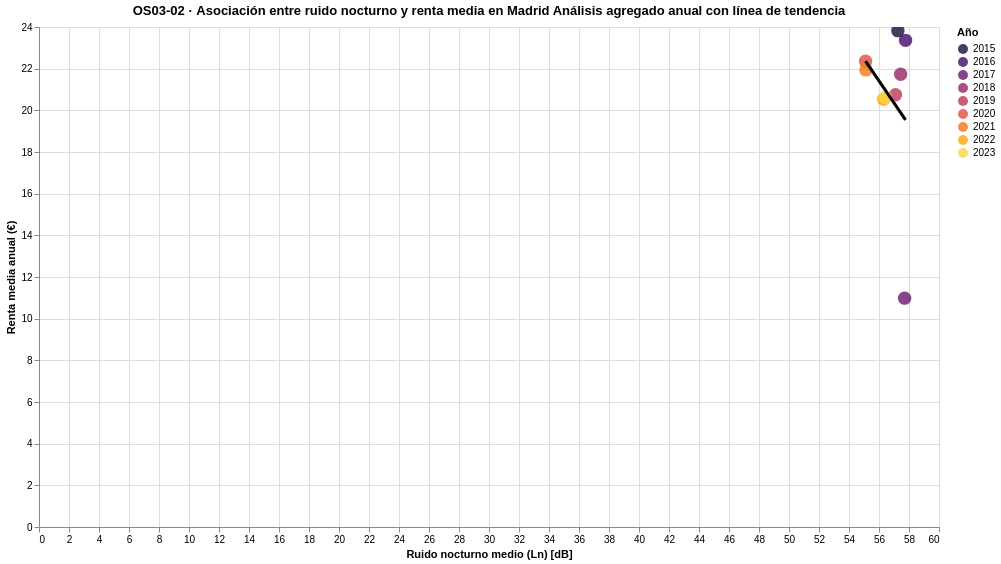

Write notebook code for a chart like this one.
### Markdown cell above
Unidad de análisis: ciudad‑año (mismo nivel que OS03‑01):
* OS03‑01 → tendencia temporal (macro)
* OS03‑02 → asociación ruido‑prosperidad (clave analítica)
* Misma escala territorial y mismos datos. Coherencia en el análisis.

Variables:
* X → Ruido nocturno medio anual (Ln)
* Y → Renta media anual (€)
* Color → Año (para ver evolución temporal)


No se busca causalidad. Se busca asociación y patrón global

### Code cell
# =========================================================
# OS03‑02 · Asociación entre ruido nocturno y renta media
# =========================================================

os03_02_chart = (
    (
        # Scatter por año
        alt.Chart(df_os03_01)
        .mark_circle(size=180, opacity=0.8)
        .encode(
            x=alt.X(
                "ln_medio:Q",
                title="Ruido nocturno medio (Ln) [dB]"
            ),
            y=alt.Y(
                "renta_media:Q",
                title="Renta media anual (€)"
            ),
            color=alt.Color(
                "year:O",
                title="Año",
                scale=alt.Scale(scheme="inferno")
            ),
            tooltip=[
                alt.Tooltip("year:O", title="Año"),
                alt.Tooltip("ln_medio:Q", title="Ln medio [dB]", format=".2f"),
                alt.Tooltip("renta_media:Q", title="Renta media (€)", format=",.0f")
            ]
        )
        +
        # Línea de tendencia (regresión lineal)
        alt.Chart(df_os03_01)
        .transform_regression(
            "ln_medio",
            "renta_media",
            method="linear"
        )
        .mark_line(
            color="black",
            strokeWidth=3
        )
        .encode(
            x="ln_medio:Q",
            y="renta_media:Q"
        )
    )
    .interactive()
    .properties(
        width=900,
        height=500,
        title=(
            "OS03‑02 · Asociación entre ruido nocturno y renta media en Madrid\n"
            "Análisis agregado anual con línea de tendencia"
        )
    )
)

os03_02_chart

### Figure 1 — Vega-Lite specification as saved in the notebook (floating-point values rounded to 4 significant figures)
{"$schema": "https://vega.github.io/schema/vega-lite/v5.20.1.json", "config": {"view": {"continuousHeight": 300, "continuousWidth": 300}}, "data": {"name": "data-cc1ae58b36405fc491aaa6f53cddbae7"}, "datasets": {"data-cc1ae58b36405fc491aaa6f53cddbae7": [{"ln_medio": 57.26, "renta_media": 23.83, "year": 2015}, {"ln_medio": 57.77, "renta_media": 23.36, "year": 2016}, {"ln_medio": 57.71, "renta_media": 10.98, "year": 2017}, {"ln_medio": 57.44, "renta_media": 21.73, "year": 2018}, {"ln_medio": 57.1, "renta_media": 20.75, "year": 2019}, {"ln_medio": 55.1, "renta_media": 22.36, "year": 2020}, {"ln_medio": 55.13, "renta_media": 21.94, "year": 2021}, {"ln_medio": 56.3, "renta_media": 20.53, "year": 2022}, {"ln_medio": 56.43, "renta_media": 20.62, "year": 2023}]}, "height": 500, "layer": [{"encoding": {"color": {"field": "year", "scale": {"scheme": "inferno"}, "title": "Año", "type": "ordinal"}, "tooltip": [{"field": "year", "title": "Año", "type": "ordinal"}, {"field": "ln_medio", "format": ".2f", "title": "Ln medio [dB]", "type": "quantitative"}, {"field": "renta_media", "format": ",.0f", "title": "Renta media (€)", "type": "quantitative"}], "x": {"field": "ln_medio", "title": "Ruido nocturno medio (Ln) [dB]", "type": "quantitative"}, "y": {"field": "renta_media", "title": "Renta media anual (€)", "type": "quantitative"}}, "mark": {"opacity": 0.8, "size": 180, "type": "circle"}, "name": "view_12"}, {"encoding": {"x": {"field": "ln_medio", "type": "quantitative"}, "y": {"field": "renta_media", "type": "quantitative"}}, "mark": {"color": "black", "strokeWidth": 3, "type": "line"}, "transform": [{"method": "linear", "on": "ln_medio", "regression": "renta_media"}]}], "params": [{"bind": "scales", "name": "param_8", "select": {"encodings": ["x", "y"], "type": "interval"}, "views": ["view_12"]}], "title": "OS03‑02 · Asociación entre ruido nocturno y renta media en Madrid\nAnálisis agregado anual con línea de tendencia", "width": 900}
